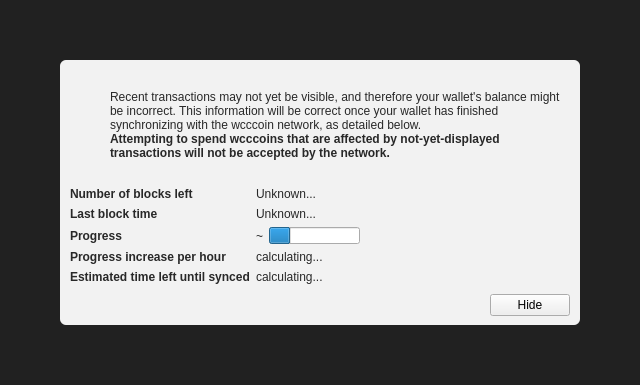
<?xml version="1.0" encoding="UTF-8"?>
<ui version="4.0">
 <class>ModalOverlay</class>
 <widget class="ModalOverlay" name="ModalOverlay">
  <property name="geometry">
   <rect>
    <x>0</x>
    <y>0</y>
    <width>640</width>
    <height>385</height>
   </rect>
  </property>
  <property name="windowTitle">
   <string>Form</string>
  </property>
  <layout class="QVBoxLayout" name="verticalLayout" stretch="0">
   <property name="sizeConstraint">
    <enum>QLayout::SetDefaultConstraint</enum>
   </property>
   <property name="leftMargin">
    <number>0</number>
   </property>
   <property name="topMargin">
    <number>0</number>
   </property>
   <property name="rightMargin">
    <number>0</number>
   </property>
   <property name="bottomMargin">
    <number>0</number>
   </property>
   <item>
    <widget class="QWidget" name="bgWidget" native="true">
     <property name="styleSheet">
      <string notr="true">#bgWidget { background: rgba(0,0,0,220); }</string>
     </property>
     <layout class="QVBoxLayout" name="verticalLayoutMain" stretch="1">
      <property name="leftMargin">
       <number>60</number>
      </property>
      <property name="topMargin">
       <number>60</number>
      </property>
      <property name="rightMargin">
       <number>60</number>
      </property>
      <property name="bottomMargin">
       <number>60</number>
      </property>
      <item>
       <widget class="QWidget" name="contentWidget" native="true">
        <property name="styleSheet">
         <string notr="true">#contentWidget { background: rgba(255,255,255,240); border-radius: 6px; }

QLabel { color: rgb(40,40,40);  }</string>
        </property>
        <layout class="QVBoxLayout" name="verticalLayoutSub" stretch="1,0,0,0">
         <property name="spacing">
          <number>0</number>
         </property>
         <property name="leftMargin">
          <number>10</number>
         </property>
         <property name="topMargin">
          <number>10</number>
         </property>
         <property name="rightMargin">
          <number>10</number>
         </property>
         <property name="bottomMargin">
          <number>10</number>
         </property>
         <item>
          <layout class="QHBoxLayout" name="horizontalLayoutIconText" stretch="0,1">
           <property name="topMargin">
            <number>20</number>
           </property>
           <item>
            <layout class="QVBoxLayout" name="verticalLayoutIcon">
             <property name="leftMargin">
              <number>0</number>
             </property>
             <item>
              <widget class="QPushButton" name="warningIcon">
               <property name="enabled">
                <bool>false</bool>
               </property>
               <property name="text">
                <string/>
               </property>
               <property name="icon">
                <iconset>
                 <normaloff>:/icons/warning</normaloff>
                 <disabledoff>:/icons/warning</disabledoff>:/icons/warning</iconset>
               </property>
               <property name="iconSize">
                <size>
                 <width>48</width>
                 <height>48</height>
                </size>
               </property>
               <property name="flat">
                <bool>true</bool>
               </property>
              </widget>
             </item>
             <item>
              <spacer name="verticalSpacerWarningIcon">
               <property name="orientation">
                <enum>Qt::Vertical</enum>
               </property>
               <property name="sizeHint" stdset="0">
                <size>
                 <width>20</width>
                 <height>40</height>
                </size>
               </property>
              </spacer>
             </item>
            </layout>
           </item>
           <item>
            <layout class="QVBoxLayout" name="verticalLayoutInfoText">
             <property name="leftMargin">
              <number>0</number>
             </property>
             <property name="topMargin">
              <number>0</number>
             </property>
             <item>
              <widget class="QLabel" name="infoText">
               <property name="text">
                <string>Recent transactions may not yet be visible, and therefore your wallet's balance might be incorrect. This information will be correct once your wallet has finished synchronizing with the wcccoin network, as detailed below.</string>
               </property>
               <property name="textFormat">
                <enum>Qt::RichText</enum>
               </property>
               <property name="wordWrap">
                <bool>true</bool>
               </property>
              </widget>
             </item>
             <item>
              <widget class="QLabel" name="infoTextStrong">
               <property name="font">
                <font>
                 <weight>75</weight>
                 <bold>true</bold>
                </font>
               </property>
               <property name="text">
                <string>Attempting to spend wcccoins that are affected by not-yet-displayed transactions will not be accepted by the network.</string>
               </property>
               <property name="textFormat">
                <enum>Qt::RichText</enum>
               </property>
               <property name="wordWrap">
                <bool>true</bool>
               </property>
              </widget>
             </item>
             <item>
              <spacer name="verticalSpacerInTextSpace">
               <property name="orientation">
                <enum>Qt::Vertical</enum>
               </property>
               <property name="sizeHint" stdset="0">
                <size>
                 <width>20</width>
                 <height>40</height>
                </size>
               </property>
              </spacer>
             </item>
            </layout>
           </item>
          </layout>
         </item>
         <item>
          <spacer name="verticalSpacerAfterText">
           <property name="orientation">
            <enum>Qt::Vertical</enum>
           </property>
           <property name="sizeHint" stdset="0">
            <size>
             <width>20</width>
             <height>40</height>
            </size>
           </property>
          </spacer>
         </item>
         <item>
          <layout class="QFormLayout" name="formLayout">
           <property name="fieldGrowthPolicy">
            <enum>QFormLayout::FieldsStayAtSizeHint</enum>
           </property>
           <property name="horizontalSpacing">
            <number>6</number>
           </property>
           <property name="verticalSpacing">
            <number>6</number>
           </property>
           <property name="topMargin">
            <number>10</number>
           </property>
           <item row="0" column="0">
            <widget class="QLabel" name="labelNumberOfBlocksLeft">
             <property name="font">
              <font>
               <weight>75</weight>
               <bold>true</bold>
              </font>
             </property>
             <property name="text">
              <string>Number of blocks left</string>
             </property>
            </widget>
           </item>
           <item row="0" column="1">
            <widget class="QLabel" name="numberOfBlocksLeft">
             <property name="text">
              <string>Unknown...</string>
             </property>
            </widget>
           </item>
           <item row="1" column="0">
            <widget class="QLabel" name="labelLastBlockTime">
             <property name="font">
              <font>
               <weight>75</weight>
               <bold>true</bold>
              </font>
             </property>
             <property name="text">
              <string>Last block time</string>
             </property>
            </widget>
           </item>
           <item row="1" column="1">
            <widget class="QLabel" name="newestBlockDate">
             <property name="sizePolicy">
              <sizepolicy hsizetype="Maximum" vsizetype="Preferred">
               <horstretch>0</horstretch>
               <verstretch>0</verstretch>
              </sizepolicy>
             </property>
             <property name="text">
              <string>Unknown...</string>
             </property>
            </widget>
           </item>
           <item row="2" column="0">
            <widget class="QLabel" name="labelSyncDone">
             <property name="font">
              <font>
               <weight>75</weight>
               <bold>true</bold>
              </font>
             </property>
             <property name="text">
              <string>Progress</string>
             </property>
            </widget>
           </item>
           <item row="2" column="1">
            <layout class="QHBoxLayout" name="horizontalLayoutSync" stretch="0,1">
             <item>
              <widget class="QLabel" name="percentageProgress">
               <property name="text">
                <string notr="true">~</string>
               </property>
              </widget>
             </item>
             <item>
              <widget class="QProgressBar" name="progressBar">
               <property name="value">
                <number>24</number>
               </property>
               <property name="format">
                <string/>
               </property>
              </widget>
             </item>
            </layout>
           </item>
           <item row="4" column="0">
            <widget class="QLabel" name="labelProgressIncrease">
             <property name="font">
              <font>
               <weight>75</weight>
               <bold>true</bold>
              </font>
             </property>
             <property name="text">
              <string>Progress increase per hour</string>
             </property>
            </widget>
           </item>
           <item row="4" column="1">
            <widget class="QLabel" name="progressIncreasePerH">
             <property name="text">
              <string>calculating...</string>
             </property>
            </widget>
           </item>
           <item row="5" column="0">
            <widget class="QLabel" name="labelEstimatedTimeLeft">
             <property name="font">
              <font>
               <weight>75</weight>
               <bold>true</bold>
              </font>
             </property>
             <property name="text">
              <string>Estimated time left until synced</string>
             </property>
            </widget>
           </item>
           <item row="5" column="1">
            <widget class="QLabel" name="expectedTimeLeft">
             <property name="text">
              <string>calculating...</string>
             </property>
            </widget>
           </item>
          </layout>
         </item>
         <item>
          <layout class="QHBoxLayout" name="horizontalLayoutButtons">
           <property name="leftMargin">
            <number>10</number>
           </property>
           <property name="topMargin">
            <number>10</number>
           </property>
           <item>
            <spacer name="horizontalSpacer">
             <property name="orientation">
              <enum>Qt::Horizontal</enum>
             </property>
             <property name="sizeHint" stdset="0">
              <size>
               <width>40</width>
               <height>20</height>
              </size>
             </property>
            </spacer>
           </item>
           <item>
            <widget class="QPushButton" name="closeButton">
             <property name="text">
              <string>Hide</string>
             </property>
            </widget>
           </item>
          </layout>
         </item>
        </layout>
       </widget>
      </item>
     </layout>
    </widget>
   </item>
  </layout>
 </widget>
 <customwidgets>
  <customwidget>
   <class>ModalOverlay</class>
   <extends>QWidget</extends>
   <header>modaloverlay.h</header>
   <container>1</container>
  </customwidget>
 </customwidgets>
 <resources/>
 <connections/>
</ui>
